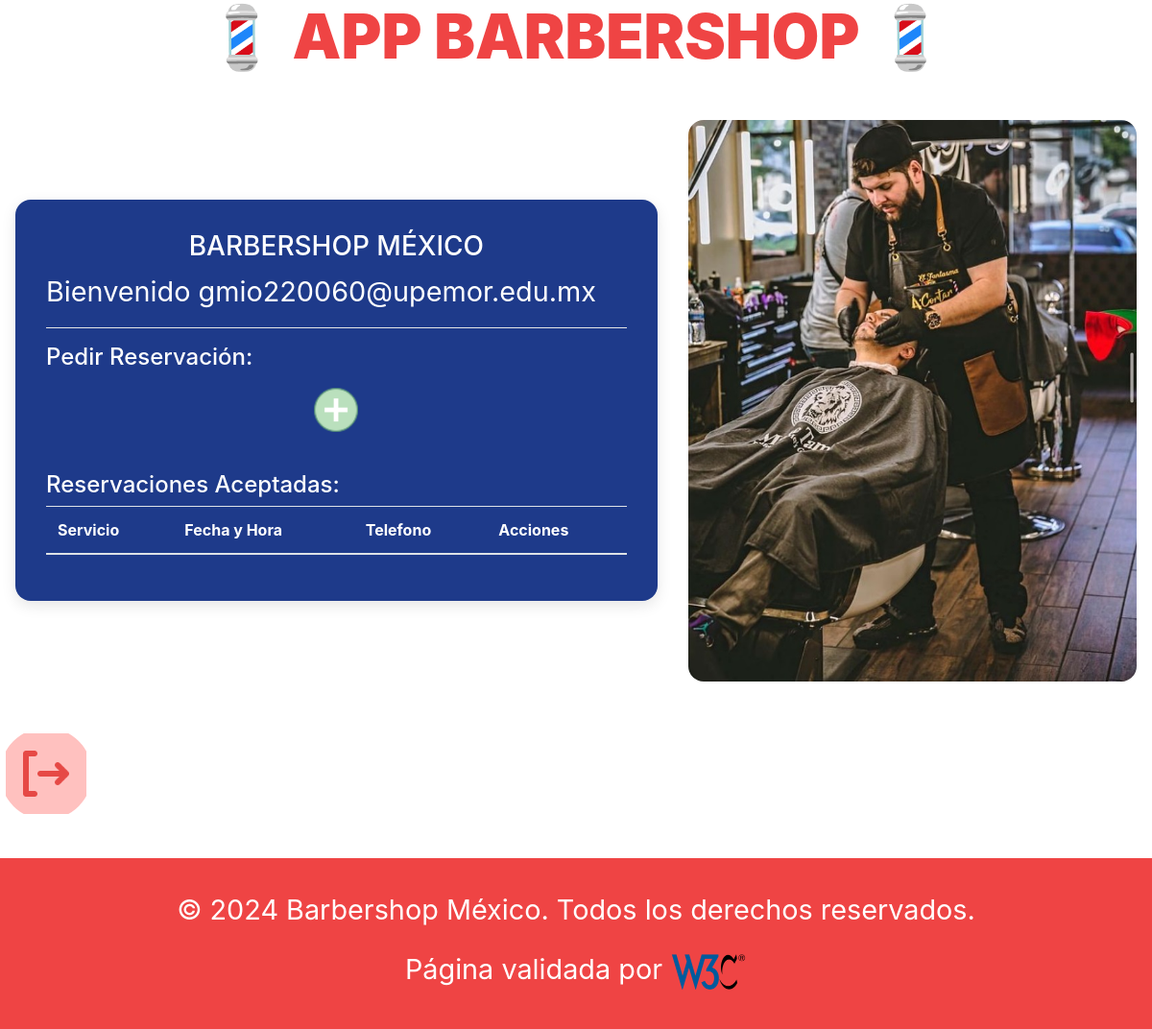
Before: /UsuarioRegistrado/index.php (signed in) with the older database file.
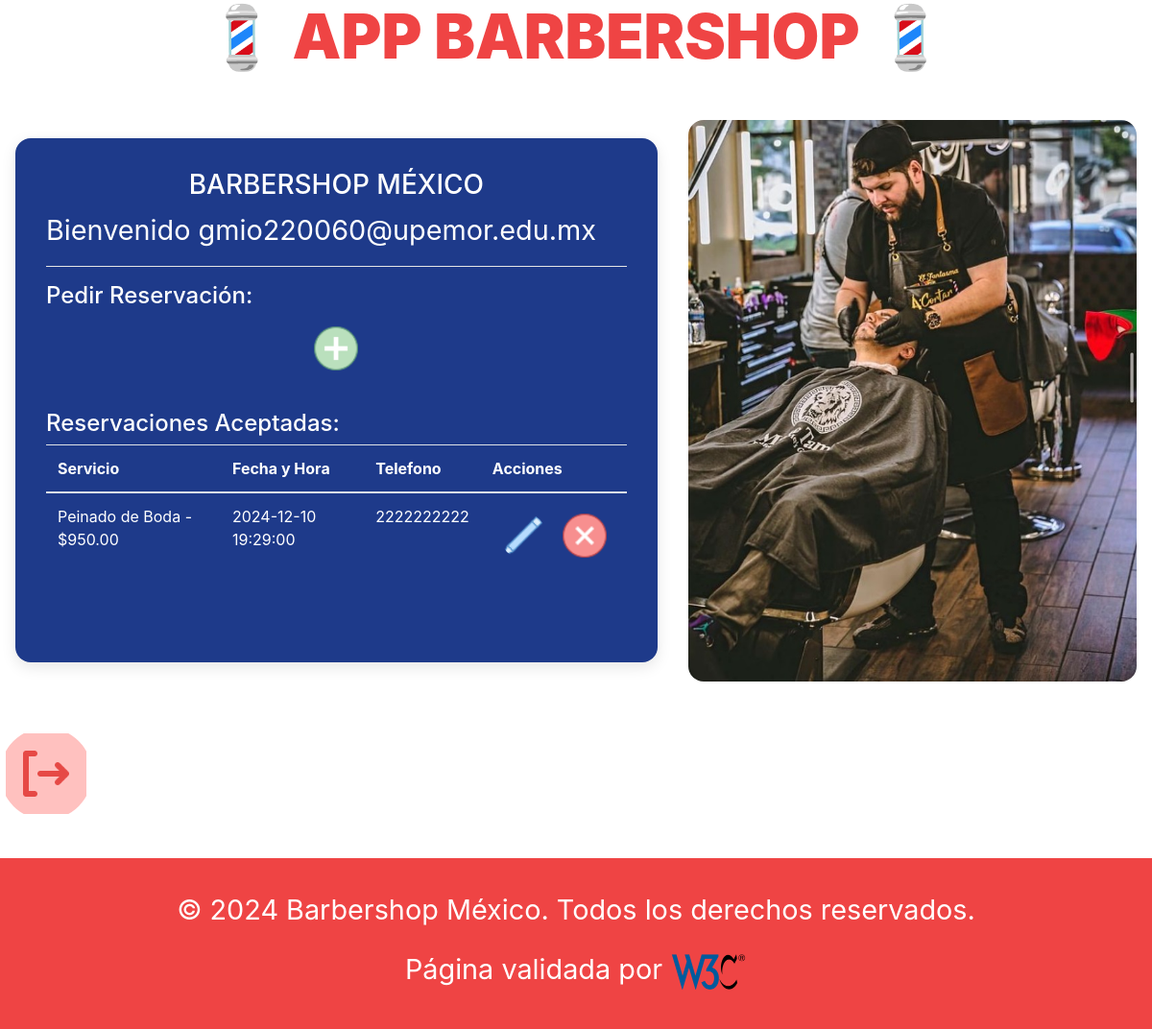
After: the same page with the newer database file.
### tables this page shows
CREATE TABLE `reservaciones` (
  `idreservaciones` int NOT NULL AUTO_INCREMENT,
  `idusuario` int DEFAULT NULL,
  `idservicio` int DEFAULT NULL,
  `fechahora` datetime DEFAULT NULL,
  `estado` varchar(45) DEFAULT NULL,
  `telefono` varchar(12) DEFAULT NULL,
  PRIMARY KEY (`idreservaciones`),
  KEY `idusuario` (`idusuario`),
  KEY `idservicio` (`idservicio`),
  CONSTRAINT `reservaciones_ibfk_1` FOREIGN KEY (`idusuario`) REFERENCES `usuarios` (`idusuario`) ON UPDATE CASCADE,
  CONSTRAINT `reservaciones_ibfk_2` FOREIGN KEY (`idservicio`) REFERENCES `servicios` (`idservicios`) ON UPDATE CASCADE
);

CREATE TABLE `servicios` (
  `idservicios` int NOT NULL AUTO_INCREMENT,
  `nombre` varchar(50) DEFAULT NULL,
  `precio` decimal(5,2) DEFAULT NULL,
  PRIMARY KEY (`idservicios`)
);

### Static/connect/user.php (called while the page is built, shortened)
<?php
    $user = $_SESSION['usuario'];
?>

### UsuarioRegistrado/index.php (the view, shortened to what this page needs)
<?php include '../Static/connect/db.php'; ?>
<?php include '../Static/connect/user.php'; ?>
<?php include '../includes/header.php' ?>
<article class="entrada">
    <div class="entrada_contenido">
        <h3>BARBERSHOP MÉXICO</h3>
        <?php echo "<p>Bienvenido $user</p>" ?>
        <hr>
        <h4>Pedir Reservación:</h4>
        <a href="create.php" class="enlace-minimalista mb-4">
            <img src="../Static/img/create.png" class="volver">
        </a>
        <h4>Reservaciones Aceptadas:</h4>
        <table class="table table-hover">
            <thead>
                <tr>
                    <th>Servicio</th>
                    <th>Fecha y Hora</th>
                    <th>Telefono</th>
                    <th>Acciones</th>
                </tr>
            </thead>
            <tbody>
                <?php
                $id = $_SESSION['id'];
                $estado = "Activo";
                $query = "SELECT * FROM reservaciones WHERE estado = '$estado' AND idusuario = '$id'";
                $result_reservaciones = mysqli_query($conn, $query);
                while ($row = mysqli_fetch_array($result_reservaciones)) { ?>
                    <tr>
                        <td><?php
                            $query2 = "SELECT * FROM servicios WHERE idservicios = '" . $row['idservicio'] . "'";
                            $result_servicio = mysqli_query($conn, $query2);
                            $servicio = mysqli_fetch_array($result_servicio);
                            echo $servicio['nombre']." - $".$servicio['precio'];
                            ?></td>
                        <td><?php echo $row['fechahora'] ?></td>
                        <td><?php echo $row['telefono'] ?></td>
                        <td>
                            <div class="enlaces">
                                <a href="edit.php?id=<?php echo $row['idreservaciones']; ?>" class="enlace-minimalista">
                                    <img src="../Static/img/update.png" class="volver" alt="Update">
                                </a>
                                <a href="delete.php?id=<?php echo $row['idreservaciones']; ?>" class="enlace-minimalista">
                                    <img src="../Static/img/delete.png" class="volver" alt="Delete">
                                </a>
                            </div>
                        </td>
                    </tr>
                <?php } ?>
            </tbody>
        </table>
    </div>
    <div class="entrada__imagen">
        <picture>
            <img loading="lazy" src="../Static/img/3.jpg" alt="imagen blog">
        </picture>
    </div>
</article>
</div>
</div>
<a href="../Login/logout.php"><img src="../Static/img/logout.png" class="icon"></a>
<?php include '../includes/footer.php' ?>

### includes/header.php (shortened to what this page needs)
<!DOCTYPE html>
<html lang="es">
<head>
    <link rel="stylesheet" href="../Static/css/app.css">
    <link rel="stylesheet" href="https://maxcdn.bootstrapcdn.com/bootstrap/4.0.0/css/bootstrap.min.css">
</head>
<body>
    <div class="contenedor-estetica">
        <div>
            <header>
                <h1 class="titulo">💈 APP BARBERSHOP 💈</h1>
            </header>

### includes/footer.php
<footer class="footer">
      <div class="footer__content">
          <p>&copy; 2024 Barbershop México. Todos los derechos reservados.</p>
          <p>Página validada por <a href="https://validator.w3.org/"><img src="../Static/img/w3c.png" alt="w3c logo" class="logo"></a></p>
      </div>
    </footer>
</body>
</html>

### Static/css/app.css (style rules this page uses)
:root { --rojo: #EF4444; --azul: #1E3A8A; --blanco: #FFFFFF; --gris-claro: #F3F4F6; }
html, body { height: 100%; margin: 0; display: flex; flex-direction: column; }
*, *::before, *::after { box-sizing: inherit; }
body { font-family: 'Poppins', sans-serif; font-size: 1.6rem; background-color: var(--blanco); color: var(--azul); }
h1, h4 { text-align: center; }
h1 { font-weight: 900; font-size: 4rem; color: var(--azul); margin-bottom: 1rem; }
.titulo { font-weight: 900; font-size: 4rem; color: var(--rojo); margin-bottom: 1rem; }
hr { background-color: var(--blanco); }
.logo { width: 5rem; transition: transform 0.3s ease; }
h4 { font-weight: 700; font-size: 2rem; margin-bottom: 2rem; }
a { text-decoration: none; color: var(--azul); }
.entrada { display: flex; justify-content: center; align-items: center; gap: 2rem; margin: 2rem auto; max-width: 1200px; width: 100%; padding: 1rem; height: auto; margin: 2rem auto; }
.volver { width: 4rem; height: 4rem; border-radius: 50%; display: flex; justify-content: left; align-items: left; margin-bottom: 0.5rem; transition: transform 0.3s ease; }
.entrada__imagen { display: block; max-width: 40%; flex-shrink: 0; }
.entrada__imagen img { width: 100%; border-radius: 1rem; }
.entrada_contenido { padding: 2rem; background-color: var(--azul); color: var(--blanco); border-radius: 1rem; box-shadow: 0px 5px 15px rgba(0,0,0,0.1); flex: 1; }
.entrada_contenido img { padding: 0.5rem; transition: transform 0.3s ease; }
.entrada_contenido h3 { text-align: center; }
.entrada_contenido h4 { text-align: left; }
.enlaces { display: flex; justify-content: space-evenly; margin-bottom: 2rem; }
.enlace-minimalista { display: flex; flex-direction: column; align-items: center; text-align: center; font-weight: 700; text-decoration: none; color: var(--blanco); }
.icon { width: 6rem; height: 6rem; border-radius: 50%; display: flex; justify-content: center; align-items: center; margin-bottom: 0.5rem; transition: transform 0.3s ease; }
p { font-size: 1.8rem; margin-bottom: 1rem; }
.footer { background-color: var(--rojo); color: var(--blanco); padding: 2rem; text-align: center; font-size: 1.4rem; margin-top: 2rem; }
.footer__content { max-width: 1200px; margin: 0 auto; display: flex; flex-direction: column; align-items: center; gap: 1rem; }
.footer p { margin: 0; }

Changed rows visible on the page:
added reservaciones: idservicio.nombre "Peinado de Boda", idservicio.precio "950.00", fechahora "2024-12-10 19:29:00", telefono "2222222222"
